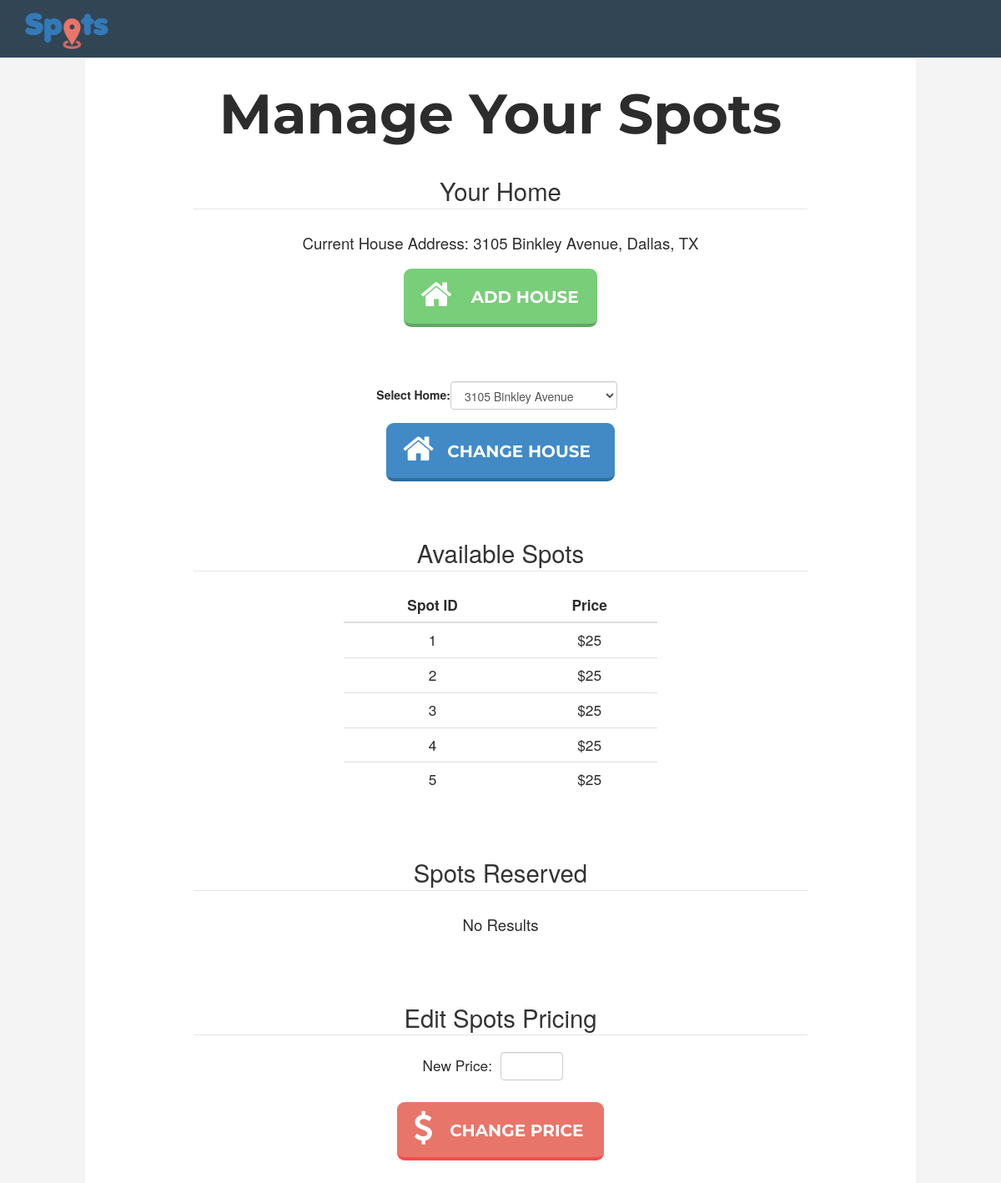
Page /signin/Homeowner/manageSpots.php (signed in) on the committed database.
### tables this page shows
CREATE TABLE IF NOT EXISTS `Spots` (
  spotId INT(11) NOT NULL AUTO_INCREMENT,
  homeId INT(11) NOT NULL,
  price FLOAT NULL, 
  taken BOOL,
  license VARCHAR(7) NULL,
  PRIMARY KEY (spotId, homeId), 
  FOREIGN KEY (homeId) references Home(homeId),
  FOREIGN KEY (license) references Vehicle(licensePlate));

### signin/Homeowner/showSpots.php (the view, shortened to what this page needs)
<?php
	if (isset($_SESSION['homeId'])) {
		$homeId = $_SESSION['homeId'];
		$conn = mysql_connect("localhost", "spotsuser", "spots123");
		$table = "SELECT spotId, price, taken, license from Spots where homeId = $homeId and taken = false";
		$result = mysql_query($table, $conn);
		$out = "<thead> <th>Spot ID</th> <th>Price</th></thead><tbody>";
		if (mysql_num_rows($result) > 0) {
			while($row = mysql_fetch_assoc($result)) {
				$out .= "<tr><td>". $row["spotId"]."<td>".  "$".$row["price"]."</td></tr>";
			}
		} else {
			$out .= "<h4>No results";
		}
	}
?>

### css/styles.css (style rules this page uses)
html, body { height:100%; font: 'Montserrat', sans-serif; color:#2c2c2c; background-color:#f4f4f4; }
body > div.editHomeContainer > div > fieldset > table > thead > tr > th { text-align:center; }

### rows in the picture
spots: spotId "1", price "25"
spots: spotId "2", price "25"
spots: spotId "3", price "25"
spots: spotId "4", price "25"
spots: spotId "5", price "25"

### other values in the picture
$address "3105 Binkley Avenue, Dallas, TX"
